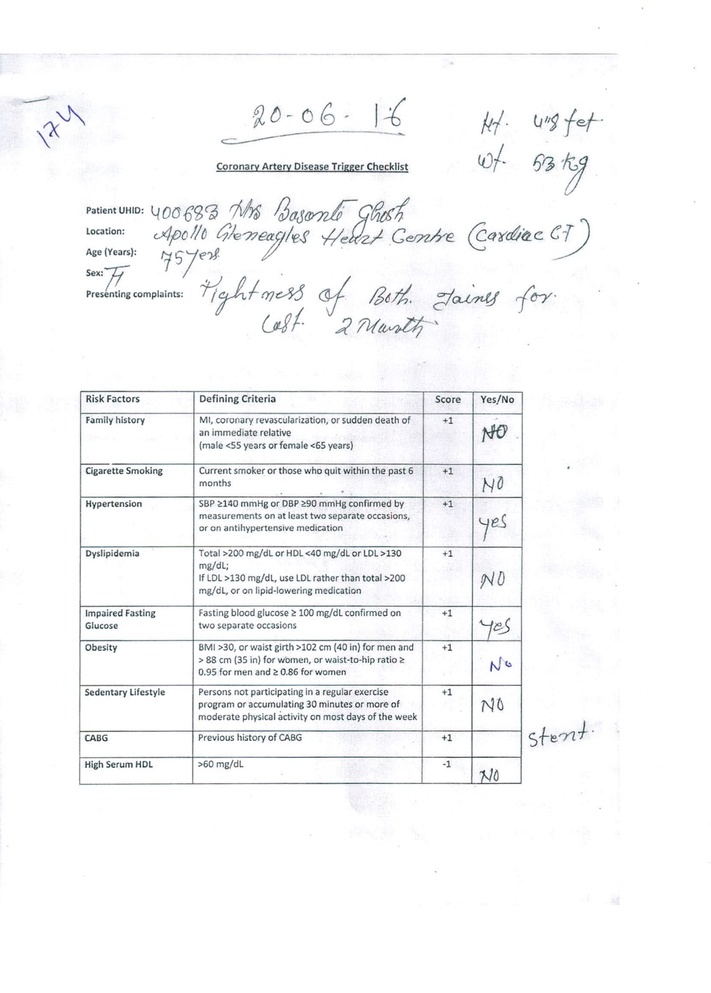
#> input picture cad/tests/data/f1.jpg, 711 x 993 px, shrunk from 1306 x 1824 before the run, found by its file name
$ jupyter execute --allow-errors Edges.ipynb   (shell and % lines are left out)
#> lines starting #> are read from the running program, lines starting #| are printed output that depends on the picture; after the words box and inside, x2 and y2 are one past the last pixel; in counts of white or black regions, pixels touching at a corner belong together
#> further down, img is the input picture: shape (993, 711, 3); mean R, G, B 247.1, 247.5, 248.1
### cad/metrics/exposure.py
import skimage.color
import skimage.exposure
import skimage.filters
import skimage.util


BIN_COUNT = 5
KERNEL_SIZE = 200
CLIP_LIMIT = 0.99

def _to_grayscale(img):
  return skimage.color.rgb2gray(img)

def equalize(img, kernel=KERNEL_SIZE, bins=BIN_COUNT, clip=CLIP_LIMIT):
#> called with kernel = 200, bins = 5, clip = 0.99
  eqimg = (skimage.exposure
      .equalize_adapthist(img, kernel_size=kernel,
          nbins=bins, clip_limit=CLIP_LIMIT))
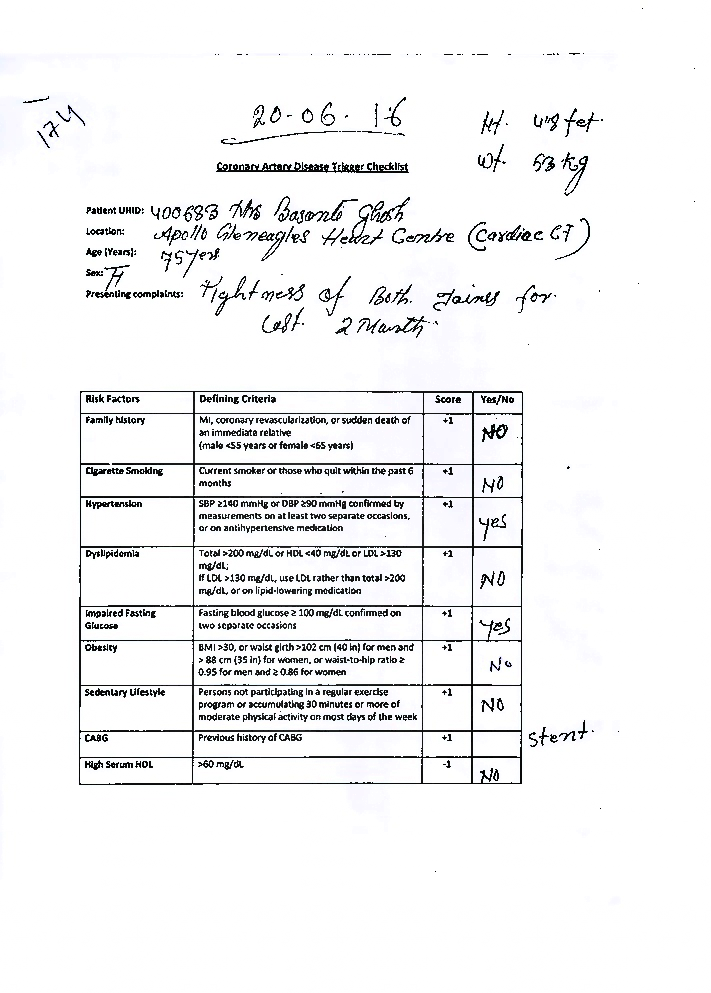
#> eqimg: shape (993, 711, 3) float64; mean R, G, B 0.949, 0.95, 0.952
  return skimage.color.rgb2gray(eqimg)

### cad/metrics/geometry.py
import numpy as np
import skimage.feature
import skimage.transform
import scipy

from pydash import py_


THETA_INCREMENT = 0.5
THETA_SPAN = 10

THETA_H = np.deg2rad(np.arange(0 - THETA_SPAN, THETA_SPAN, THETA_INCREMENT))
THETA_V = np.deg2rad(np.arange(90 - THETA_SPAN, 90 + THETA_SPAN, THETA_INCREMENT))

SIGMA = 1
THRESHOLD = 100
MIN_LENGTH = 100
MIN_GAP = 3

def _filter_lines(img,
      axis=0,
      sigma=SIGMA,
      threshold=THRESHOLD,
      length=MIN_LENGTH,
      gap=MIN_GAP,
      theta=None,
      **kwa):
#> called with axis = 0, sigma = 1, threshold = 50, length = 40, gap = 0.5
  if not theta:
    theta = THETA_V if axis else THETA_H
  edges = skimage.feature.canny(img, sigma)
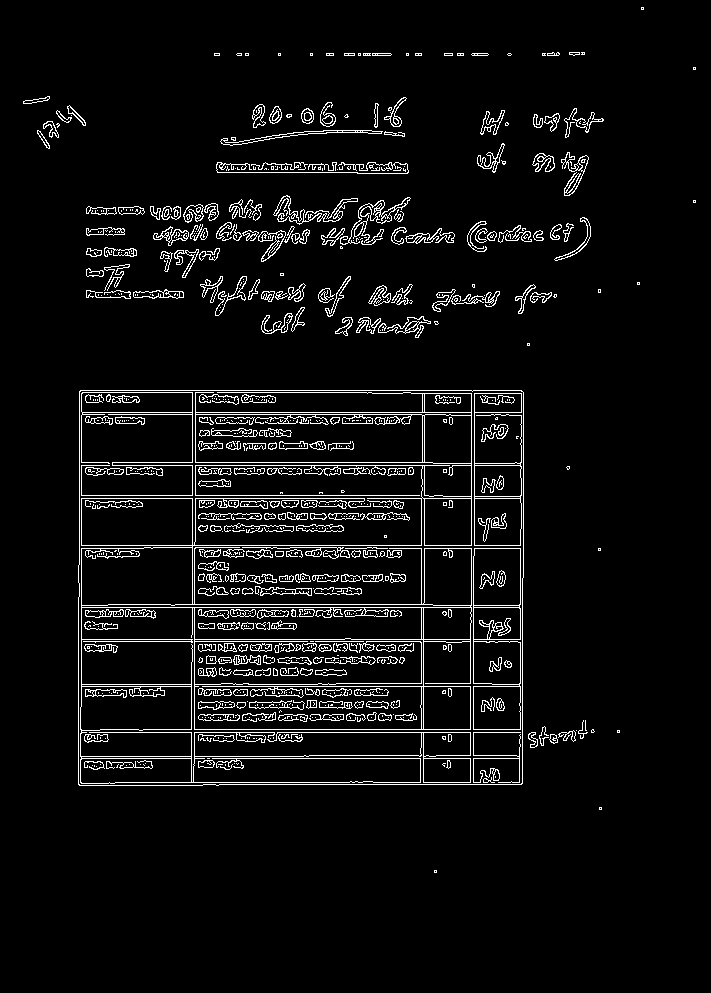
#> edges: shape (993, 711) bool; 5.4% white in thin lines or dots, all inside (x1, y1, x2, y2) = (23, 7, 696, 873)
  return skimage.transform.probabilistic_hough_line(edges,
      threshold=threshold,
      line_length=length,
      line_gap=gap,
      theta=theta)


# [153 lines left out: functions group_adaptive, approximate_line_span, point_of_intersection, find_convex_hull_rect, infer_lines_span, infer_lines and 1 more, not called in this run]

### Edges.ipynb
[cell 1]

import matplotlib.pyplot as plt
import skimage
import skimage.io
import skimage.feature
import skimage.segmentation
import skimage.filters
import skimage.transform
import scipy
import numpy as np
import sklearn

from pydash import py_

from cad.metrics import geometry, exposure

[cell 2]
img = skimage.io.imread('/d/blimp/f1.jpg')
eim = exposure.equalize(img)

[cell 3]
axis = 0

#> (the rest of this cell did not finish here and is left out)

[cell 4]
se = skimage.morphology.rectangle(20, 10, dtype='float64')
op = skimage.morphology.erosion(eim, se)
# [5 lines of commented-out code are left out]

plt.imshow(op)

[cell 5]
se = skimage.morphology.rectangle(20, 20, dtype='float64')
op = skimage.morphology.erosion(eim, se)
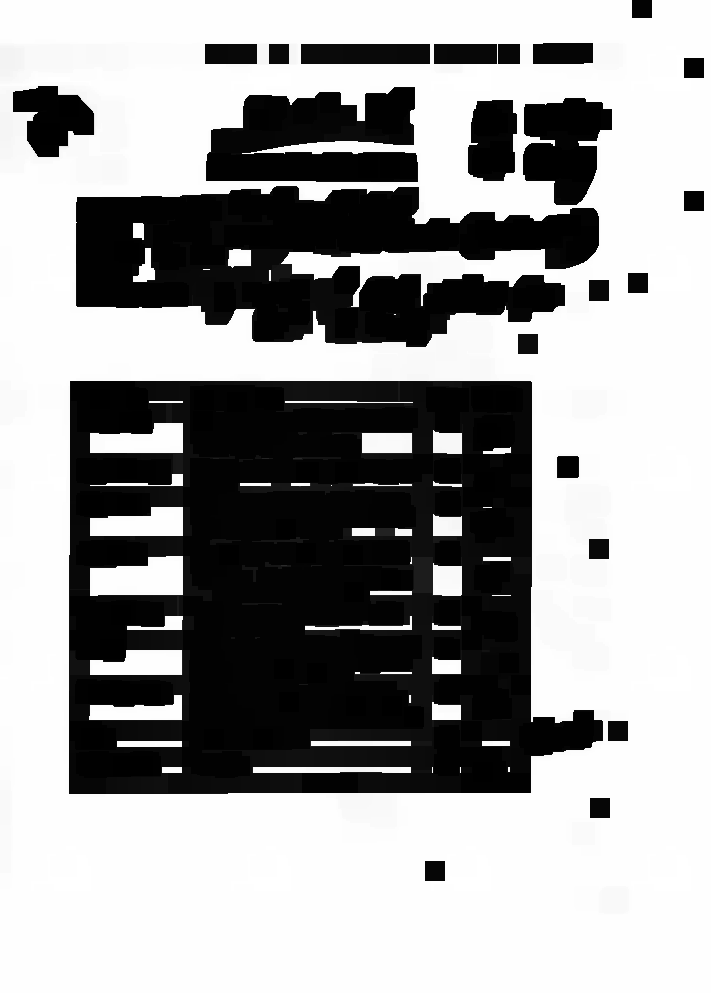
#> op: shape (993, 711) float64; min 0, max 1, mean 0.625
# [5 lines of commented-out code are left out]

plt.imshow(skimage.morphology.remove_small_objects(op.astype('int')), cmap=plt.cm.bone)
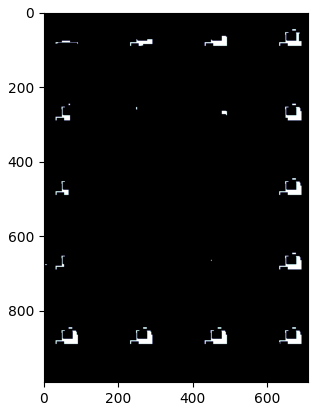
#> figure drawn by matplotlib, 1 panel

[cell 6]
se = skimage.morphology.square(4)

v_f = skimage.filters.gaussian(eim, sigma=(50, 0), mode='reflect') < 0.2
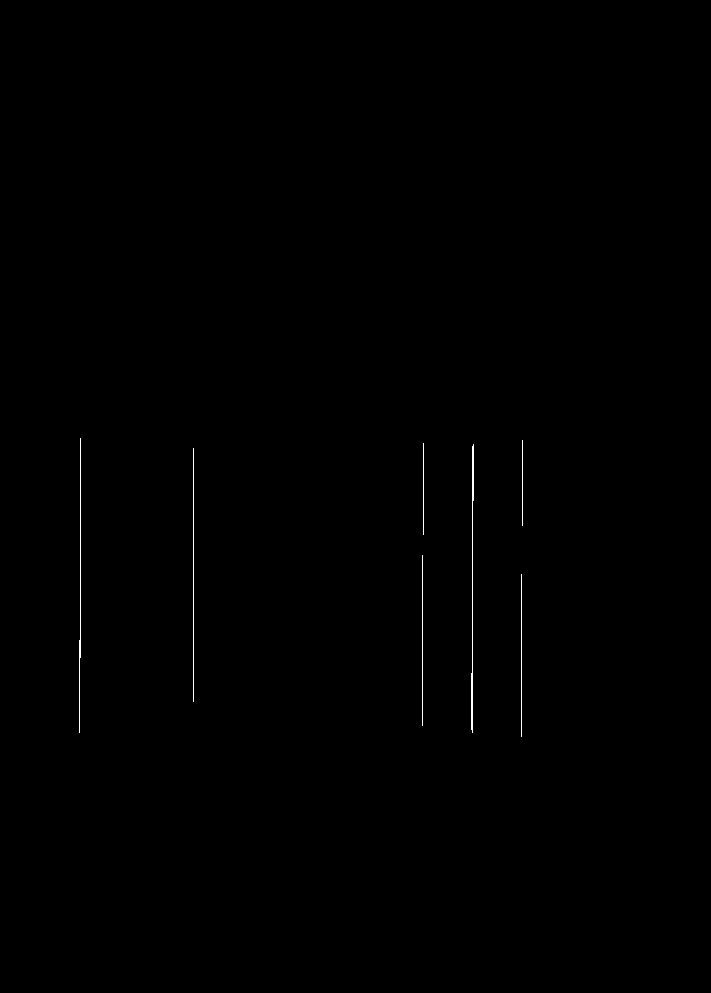
#> v_f: shape (993, 711) bool; 0.21% white in thin lines or dots, all inside (x1, y1, x2, y2) = (79, 438, 523, 737)
h_f = skimage.filters.gaussian(eim, sigma=(0, 50), mode='reflect') < 0.2
#> h_f: shape (993, 711) bool; 0.66% white in thin lines or dots, all inside (x1, y1, x2, y2) = (127, 171, 476, 784)
c_i = v_f | h_f
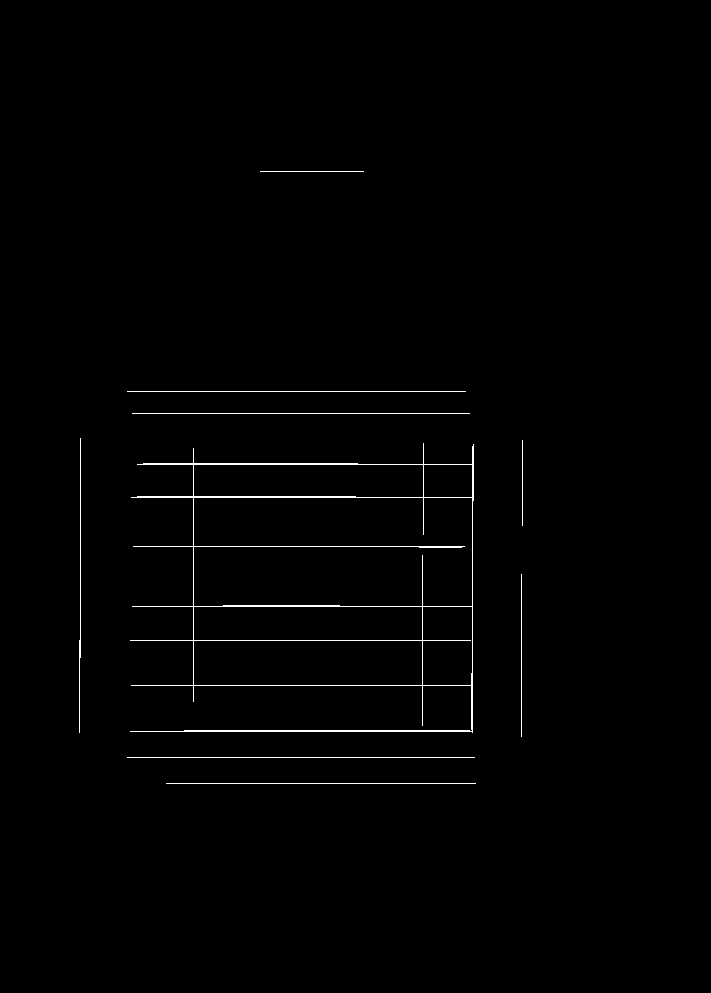
#> c_i: shape (993, 711) bool; 0.87% white in thin lines or dots, all inside (x1, y1, x2, y2) = (79, 171, 523, 784)
o_i = skimage.morphology.binary_dilation(c_i, se)
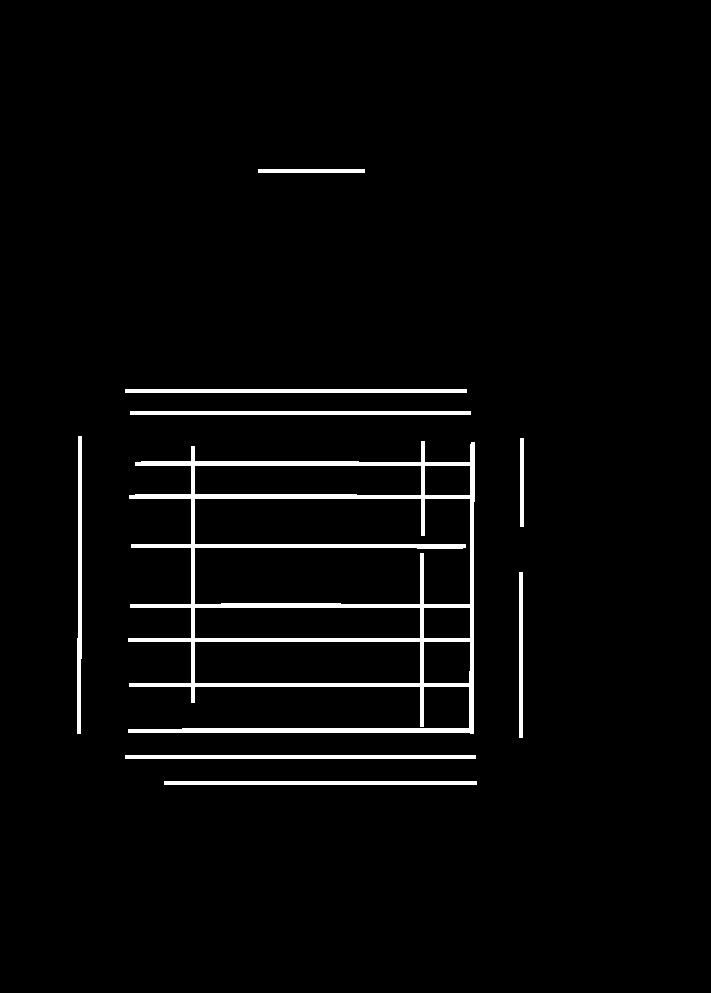
#> o_i: shape (993, 711) bool; 3.1% white; 9 white regions, largest, box (x1, y1, x2, y2) and area: (128, 441, 475, 734) 13597, (125, 755, 476, 759) 1404, (125, 389, 467, 393) 1368
plt.imshow(o_i, cmap=plt.cm.bone_r)
